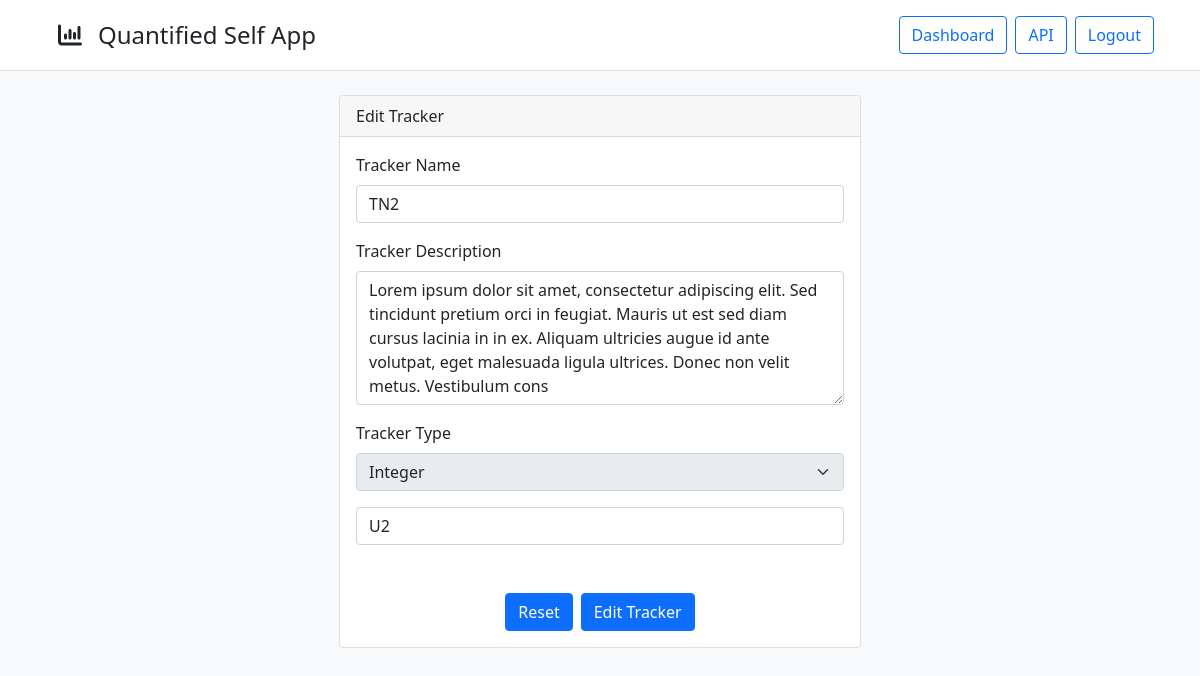
The page /trackers/edit?id=2 (signed in) on the database its author committed.
### models/models.py (models this page shows)
class TrackerModel(db.Model):
    __tablename__ = "trackers"
    t_id = db.Column(db.Integer(), primary_key=True)
    t_name = db.Column(db.String(64), nullable=False)
    t_desc = db.Column(db.String(256))
    t_type = db.Column(db.Integer(), db.ForeignKey("tracker_types.tt_id", ondelete="CASCADE"), nullable=False)
    t_user = db.Column(db.Integer(), db.ForeignKey("users.id", ondelete="CASCADE"), nullable=False)
    t_type_name = db.relationship("TrackerTypes", uselist=False)
    t_unit = db.relationship("TrackerUnit", cascade="all, delete", uselist=False)
    t_options = db.relationship("TrackerOptions", cascade="all, delete")
    t_logs = db.relationship("TrackerLogs", order_by="desc(TrackerLogs.tl_time)", cascade="all, delete")

class TrackerTypes(db.Model):
    __tablename__ = "tracker_types"
    tt_id = db.Column(db.Integer(), primary_key=True, autoincrement=True)
    tt_name = db.Column(db.String(64), unique=True, nullable=False)

class TrackerUnit(db.Model):
    __tablename__ = "tracker_unit"
    tu_id = db.Column(db.Integer(), primary_key=True, autoincrement=True)
    tu_name = db.Column(db.String(16), nullable=False)
    tu_tracker = db.Column(db.Integer(), db.ForeignKey("trackers.t_id", ondelete="CASCADE"), nullable=False)

### views/views.py (the view, shortened to what this page needs)
@app.route("/trackers/edit", methods=["GET", "POST"])
@login_required
def trackers_edit():
    t_id = request.args.get("id", "")
    if not (t_id.isdigit()):
        flash("Invalid Tracker", "danger")
        return redirect("/trackers")
    t_id = int(t_id)
    tracker = TrackerModel.query.filter(TrackerModel.t_id == t_id, TrackerModel.t_user == current_user.id).first()
    if not tracker:
        flash("Invalid Tracker", "danger")
        return redirect("/trackers")
    return render_template("trackers/edit.html", user=current_user, tracker=tracker)

### auth/auth.py (called while the page is built)
@login.user_loader
def load_user(id):
    return UserModel.query.get(int(id))

### templates/trackers/edit.html (shortened to what this page needs)
<!DOCTYPE html>
<html lang="en">
    <head>
        <link rel="stylesheet" href="{{ url_for('static', filename='css/bootstrap.min.css')}}">
        <link rel="stylesheet" href="{{ url_for('static', filename='css/fontawesome.all.min.css')}}">
    </head>
    <body class="bg-light">
        {% include 'components/navbar.html' %}
        <div class="container">
            <div class="row d-flex justify-content-center">
                <div class="col-sm-12 col-md-12 col-lg-6 col-xl-6 d-flex justify-content-center p-4">
                    <div class="card flex-fill">
                        <form action="" method="POST">
                            <div class="card-header">Edit Tracker</div>
                            <div class="card-body">
                                <div class="mb-3">
                                    <label for="t_name" class="form-label">Tracker Name</label>
                                    <input type="text" class="form-control" id="t_name" name="t_name" maxlength="64" value="{{ tracker.t_name }}" required>
                                </div>
                                <div class="mb-3">
                                    <label for="t_desc" class="form-label">Tracker Description</label>
                                    <textarea rows="5" class="form-control" id="t_desc" name="t_desc" maxlength="256">{{ tracker.t_desc }}</textarea>
                                </div>
                                <div class="mb-3">
                                    <label for="t_type" class="form-label">Tracker Type</label>
                                    <select id="t_type" class="form-select" disabled>
                                        <option>{{ tracker.t_type_name.tt_name }}</option>
                                    </select>
                                </div>
                                <div id="t_unit_block">
                                    {% if tracker.t_type_name.tt_name == "Integer" or tracker.t_type_name.tt_name == "Decimal" %}
                                    <div class="mb-3">
                                        <input type="text" class="form-control" id="t_unit" name="t_unit" maxlength="16" value="{{ tracker.t_unit.tu_name }}" placeholder="Unit" required>
                                    </div>
                                    {% endif %}
                                </div>
                            </div>
                            <div class="card-body d-flex justify-content-center align-items-end">
                                <input type="reset" class="btn btn-primary mx-1" value="Reset" onclick="window.location.reload();">
                                <input type="submit" class="btn btn-primary mx-1" value="Edit Tracker">
                            </div>
                        </form>
                    </div>
                </div>
            </div>
        </div>
    </body>
</html>

### rows shown on the page
TrackerModel: t_name "TN2", t_desc "Lorem ipsum dolor sit amet, consectetur adipiscing elit. Sed tincidunt pretium orci in feugiat. Mauris ut est sed diam cursus lacinia in in ex. Aliquam ultricies augue id ante volutpat, eget malesuada ligula ultrices. Donec non velit metus. Vestibulum cons"
TrackerTypes: tt_name "Integer"
TrackerUnit: t_unit "U2"
